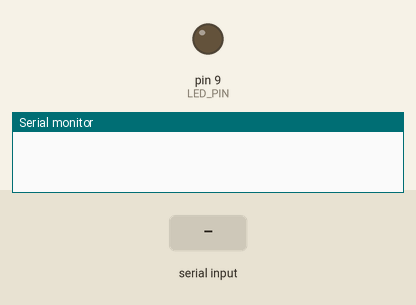
Bench run of a sketch on a simulated Arduino Uno, built with avr-gcc and run on an emulated ATmega328P. On the bench: output pins drawn as LEDs (lit = HIGH), the last lines printed to the serial monitor. The test bench sets the inputs (shaded band).

Above: at 1.2 s.
1.3 s: "on\n" received over Serial
At 2.5 s:
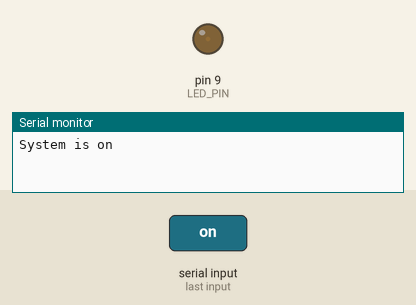
2.8 s: "90\n" received over Serial
At 3.7 s:
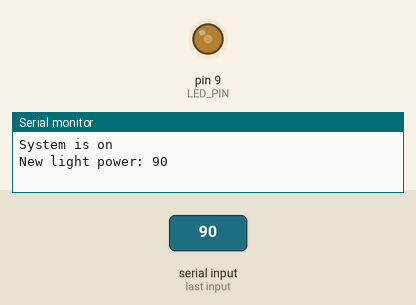
4.3 s: "200\n" received over Serial
At 4.9 s:
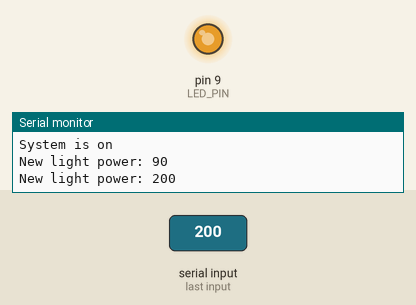
5.8 s: "off\n" received over Serial
At 6.1 s:
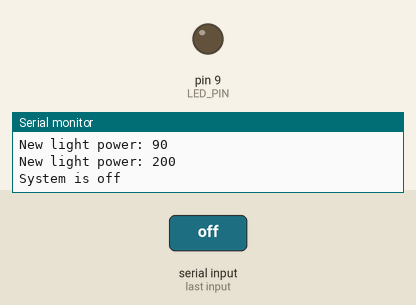
Timing chart, 0 to 8.3 s (numbered marks = the images above; inputs shaded):
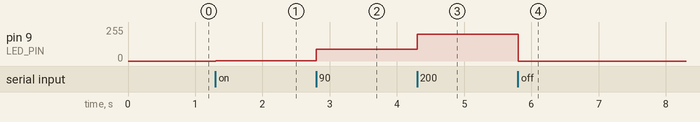

Measured:
- after the input at 1.3 s, pin 9 (LED_PIN): 0/255 → 1/255 at once
- after the input at 2.8 s, pin 9 (LED_PIN): 1/255 → 90/255 at once
- after the input at 4.3 s, pin 9 (LED_PIN): 90/255 → 200/255 at once
- after the input at 5.8 s, pin 9 (LED_PIN): 200/255 → 0/255 at once

The sketch:

lab05_1_sketch.ino
```cpp
#define LED_PIN 9


void setup() {
  pinMode(LED_PIN, OUTPUT);
  Serial.begin(9600);
}


bool isWorking = false;
int power = 1;
bool isAllNum = true;
String message = "";

void loop() {
  while (Serial.available()) {
    char incomingChar = Serial.read();

    if (incomingChar == '\n') {
      message.toLowerCase();
      if (isAllNum) {
        int value = message.toInt();
        if (value <= 0 || value > 255) {
          Serial.println("Invalid number. It should be between 1 and 255");
        }
        else {
          power = value;
          Serial.print("New light power: ");
          Serial.println(power);
        }
      }
      else {
        if (message == "on") {
            if (isWorking) {
              Serial.println("System is already on");
            }
            else {
              isWorking = true;
              Serial.println("System is on");
            }
        }
        else if (message == "off") {
            if (!isWorking) {
              Serial.println("System is already off");
            }
            else {
              isWorking = false;
              Serial.println("System is off");
            }
        }
        else if (message == "?") {
          Serial.println("System info:");
          Serial.print("\tCurrent status: ");
          Serial.println(isWorking ? "on" : "off");
          Serial.print("\tCurrent light power: ");
          Serial.println(power);
        }
        else {
          Serial.println("Unknown operation");
        }
      }
      if (isWorking) {
        analogWrite(LED_PIN, power);
      }
      else {
        analogWrite(LED_PIN, LOW);
      }

      isAllNum = true;
      message = "";
      break;
    }

    if (incomingChar < '0' || incomingChar > '9') {
      isAllNum = false;
    }
    message += incomingChar;
  }
}
```
